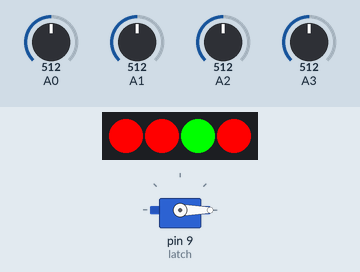
A sketch run on a simulated Arduino Uno, built with avr-gcc and run on an emulated ATmega328P. Shown: 4 RGB LEDs in strip order, left to right, servo. The inputs (shaded band) are chosen by the test bench; at power-on: A2 = 512, A0 = 512, A1 = 512, A3 = 512. The strip is taken to match the declared colour order; what the sketch prints to the serial monitor is not drawn.

Above: at 1.2 s.
1.3 s: A2 set to 532
2.8 s: A2 set to 559
At 4.0 s:
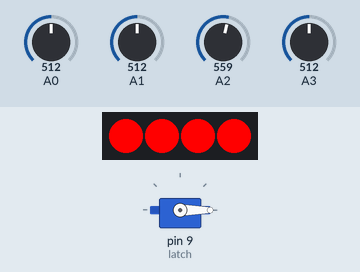
4.3 s: A0 set to 634
7.3 s: A0 set to 661
At 7.8 s:
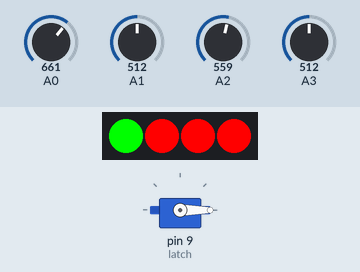
8.8 s: A0 set to 739
10.3 s: A0 set to 758
At 11.5 s:
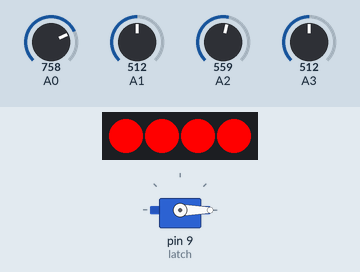
Timing chart, 0 to 10.7 s (numbered marks = the images above; inputs shaded):
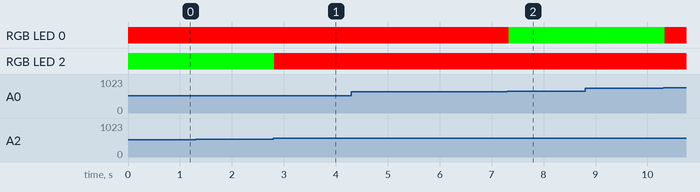

The sketch:

box4.ino
```cpp
#include <Adafruit_NeoPixel.h>
#include <Servo.h>
#include <Stepper.h>
const int stepsPerRevolution = 5000;
Stepper myStepper(stepsPerRevolution, 10, 11, 12, 13);
int stepCount = 0;
Servo latch;
const byte KNOB_PINS[4] = { 0, 1, 2, 3};
const byte LIGHT_PINS[4] = { 0, 1, 2, 3};
bool STATE[4] = { false, false, false, false};
int KEY[4] = {700, 800, 500, 900};
#define NUMPIXELS 4
#define tolerance 50
bool done = false;
Adafruit_NeoPixel pixels(NUMPIXELS, 7, NEO_RGB + NEO_KHZ800);
void setup() {
  pixels.begin();
  latch.attach(9);
  Serial.begin(9600);
  latch.write(0);
}
void loop() {
  CheckPins();
  error();
  activate();
}

void CheckPins() {
  //Serial.println(analogRead(0));
  for (int i = 0; i < 4; i++) {
    if ((analogRead(KNOB_PINS[i]) <= (KEY[i] + tolerance)) &&
        (analogRead(KNOB_PINS[i]) >= (KEY[i] - tolerance)))
    {
      STATE[i] = true;
      Serial.println("yes");
    } else {
      STATE[i] = false;
      Serial.println("no");
    }
  }
}
void error() {
  for (int i = 0; i < 4; i++) {
    if (STATE[i] == true) {
      pixels.setPixelColor(i, pixels.Color(0, 255, 0));
      pixels.show();
    } else {
      pixels.setPixelColor(i, pixels.Color(255, 0, 0));
      pixels.show();
    }
  }
}

void activate() {
  if (STATE[0] == true &&
      STATE[1] == true &&
      STATE[2] == true &&
      STATE[3] == true &&
      done == false) {
    motor();
    done = true;
    Serial.println("DONE");
  }
}

void motor() {
  Serial.begin(9600);
  for (int i = 0; i < 2350; i++) {
    myStepper.step(1);
    Serial.print("steps:");
    Serial.println(stepCount);
    stepCount++;
  }
}
```

Measured:
- the behaviour switches between 550 and 551 on A2 (found by bisection; images 0 and 1)
- the behaviour switches between 649 and 650 on A0 (found by bisection; images 1 and 2)
- after the input at 2.8 s, RGB LED 2: RGB(0, 255, 0) → RGB(255, 0, 0) at once
- after the input at 7.3 s, RGB LED 0: RGB(255, 0, 0) → RGB(0, 255, 0) at once
- after the input at 10.3 s, RGB LED 0: RGB(0, 255, 0) → RGB(255, 0, 0) at once
